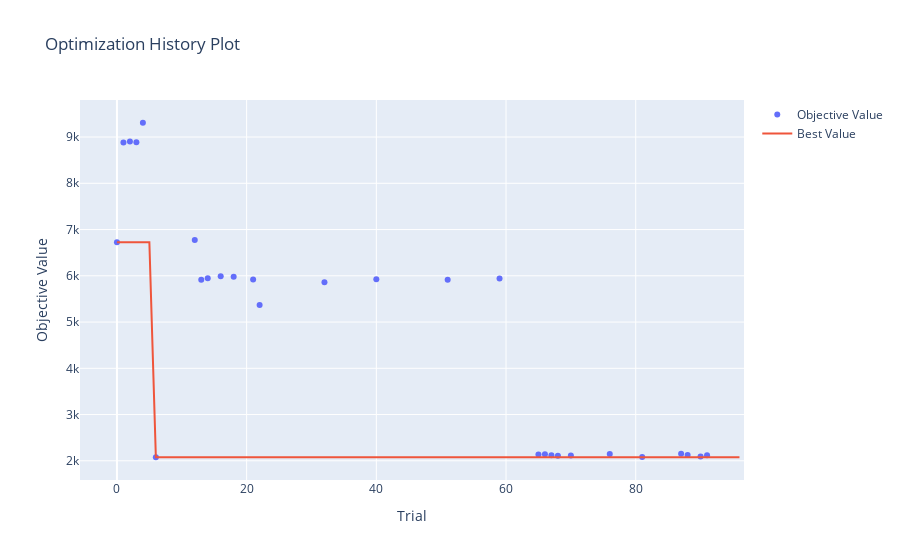

This figure's notebook cell:
### Markdown cell above
Esta parte de hará respecto al último entrenamiento realizado

### Code cell
# Parte 1
import optuna.visualization as vis

fig = vis.plot_optimization_history(study)
fig.show()
